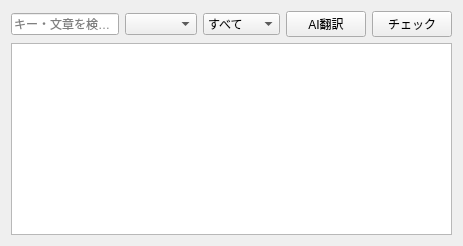
<?xml version="1.0" encoding="UTF-8"?>
<ui version="4.0">
 <class>LocalisationWorkspace</class>
 <widget class="QWidget" name="localisationWorkspace"><layout class="QVBoxLayout" name="verticalLayout_localisation"><item><layout class="QHBoxLayout" name="horizontalLayout_localisationToolbar"><item><widget class="QLineEdit" name="localisationSearchEdit"><property name="placeholderText"><string>キー・文章を検索...</string></property></widget></item><item><widget class="QComboBox" name="languageCombo"/></item><item><widget class="QComboBox" name="localisationStatusFilter"><item><property name="text"><string>すべて</string></property></item><item><property name="text"><string>未翻訳</string></property></item><item><property name="text"><string>表記ゆれ</string></property></item></widget></item><item><widget class="QPushButton" name="localisationAutoTranslateButton"><property name="text"><string>AI翻訳</string></property></widget></item><item><widget class="QPushButton" name="localisationCheckButton"><property name="text"><string>チェック</string></property></widget></item></layout></item><item><widget class="QTableView" name="localisationTableView"><property name="alternatingRowColors"><bool>true</bool></property></widget></item></layout></widget>
 <resources/>
 <connections/>
</ui>
